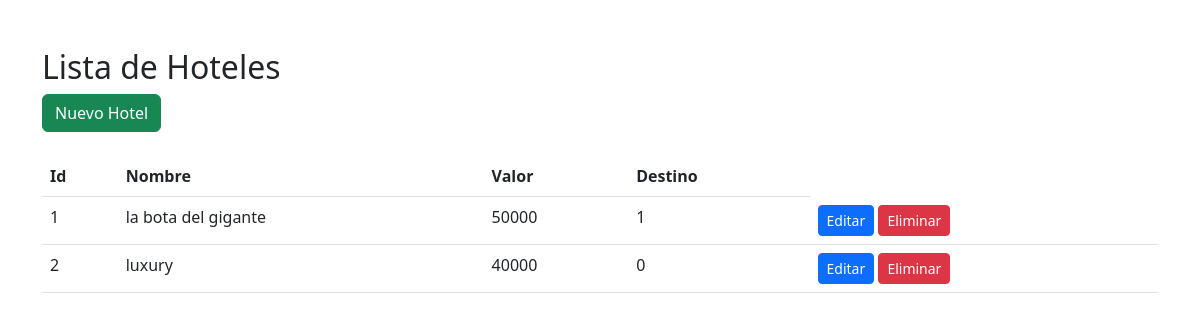
The page /crudhotel/index.php on the database its author committed.
### tables this page shows
CREATE TABLE `hotel` (
  `idHotel` int(6) NOT NULL,
  `nomHotel` varchar(30) NOT NULL,
  `valor` int(8) NOT NULL,
  `idDestino` int(6) NOT NULL
);

### crudhotel/index.php (the view, shortened to what this page needs)
<!DOCTYPE html>
<html lang="es">
<head>
    <link rel="stylesheet" href="https://cdn.jsdelivr.net/npm/bootstrap@5.2.0-beta1/dist/css/bootstrap.min.css">
</head>
<body>
    <div class="container my-5">
        <h2>Lista de Hoteles</h2>
        <a class="btn btn-success" href="create.php" role="button">Nuevo Hotel</a>
        <br>
        <br>
        <table class="table">
            <thead>
                <tr>
                    <th>Id</th>
                    <th>Nombre</th>
                    <th>Valor</th>
                    <th>Destino</th>
                </tr>
            </thead>
            <tbody>
                <?php
                    $servername = "localhost";
                    $username = "root";
                    $password = "";
                    $database = "visionviajera";
                    $connection = new mysqli($servername, $username, $password, $database);
                    $sql = "SELECT * FROM hotel";
                    $result = $connection->query($sql);
                    while($row = $result->fetch_assoc()) {
                        echo "
                        <tr>
                            <td>$row[idHotel]</td>
                            <td>$row[nomHotel]</td>
                            <td>$row[valor]</td>
                            <td>$row[idDestino]</td>
                            <td>
                                <a class='btn btn-primary btn-sm' href='edit.php?id=$row[idHotel]'>Editar</a>
                                <a class='btn btn-danger btn-sm' href='delete.php?id=$row[idHotel]'>Eliminar</a>
                            </td>
                        </tr>
                        ";
                    }
                ?>
            </tbody>
        </table>
    </div>
</body>
</html>

### rows shown on the page
hotel: idHotel "1", nomHotel "la bota del gigante", valor "50000", idDestino "1"
hotel: idHotel "2", nomHotel "luxury", valor "40000", idDestino "0"
